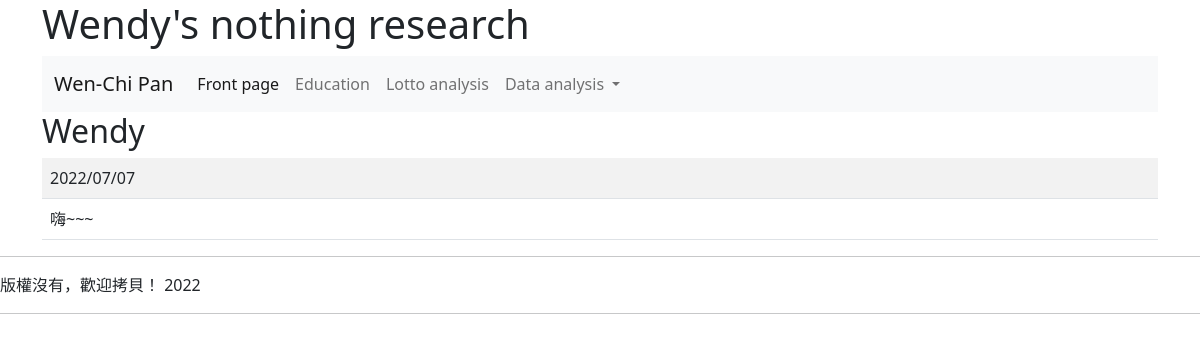
/show/1/, run on the app's committed database.
### mysite/models.py (models this page shows, shortened)
class News(models.Model):
    title = models.CharField(max_length=200)
    content = models.TextField()
    pdate = models.CharField(max_length=50)
    url = models.CharField(max_length=200)
    class Meta:
        ordering = ('-pdate',)

### mysite/views.py (the view)
# urls.py: path('show/<int:id>/', views.show),
def show(request, id):
    item= News.objects.get(id=id)
    return render(request, "show.html" , locals())

### templates/show.html (shortened to what this page needs)
{% extends "base.html" %}
{% block headmessage %} <h2>{{ item.title }}</h2> {% endblock %}
{% block content %}
    <table class="table table-striped">
        <tr>
            <td>{{ item.pdate }}</td>
        </tr>
        <tr>
            <td>{{ item.content}}</td>
        </tr>
    </table>
{% endblock %}

### data on the page
News: title "Wendy", pdate "2022/07/07", content "嗨~~~"
